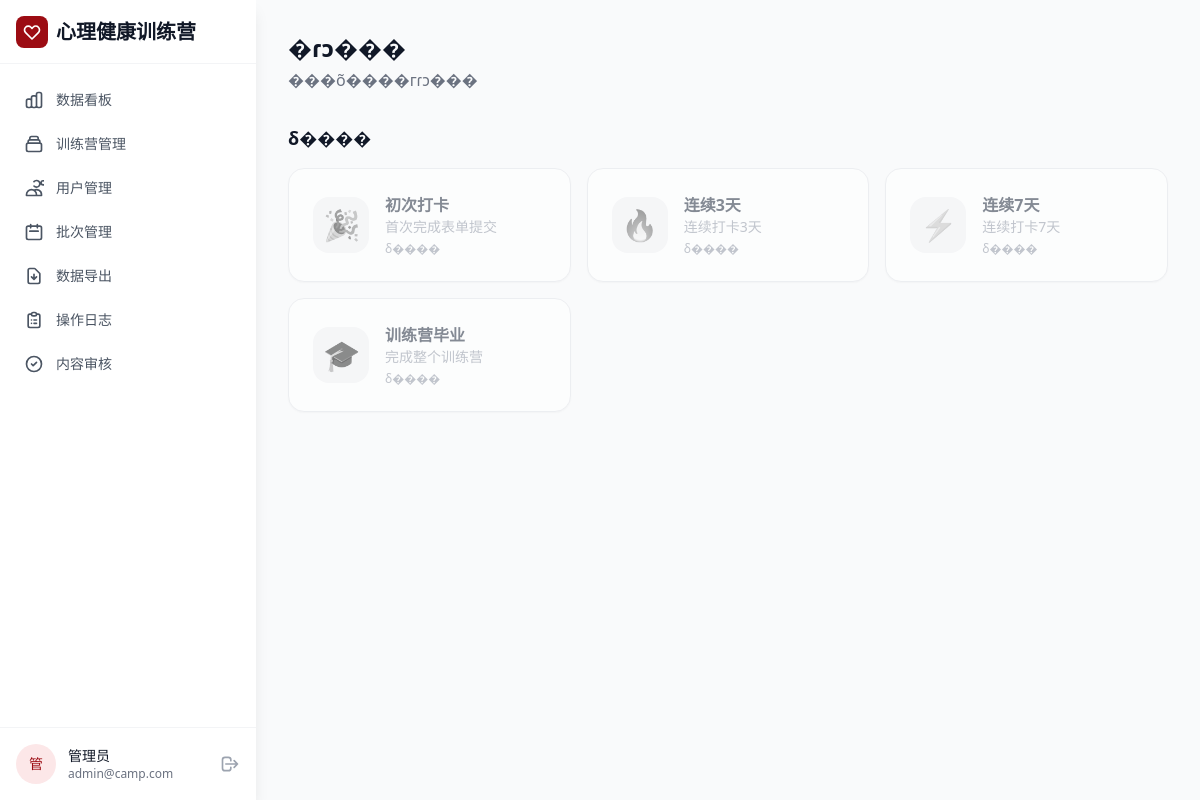
The app's page /user/badges (signed in) with its own data.
### models/user.py (models this page shows)
class User(Base):
    __tablename__ = "users"
    id = Column(Integer, primary_key=True, index=True)
    email = Column(String, unique=True, index=True, nullable=False)
    nickname = Column(String, nullable=False)
    hashed_password = Column(String, nullable=False)
    role = Column(String, default="user", nullable=False)
    notification_enabled = Column(Boolean, default=True)
    student_id = Column(String, nullable=True)
    college = Column(String, nullable=True)
    grade = Column(String, nullable=True)
    last_login = Column(DateTime, nullable=True)
    created_at = Column(DateTime, server_default=func.now())
    specialty = Column(String, nullable=True)  # 专业领域，用于智能分配
    is_active = Column(Boolean, default=True)  # 账户是否启用
    max_concurrent_tasks = Column(Integer, default=10)  # 最大并发任务数

### models/badge.py (models this page shows)
class Badge(Base):
    __tablename__ = "badges"
    id = Column(Integer, primary_key=True, index=True)
    name = Column(String, nullable=False)
    description = Column(Text, default="")
    icon = Column(String, default="🏅")
    criteria = Column(JSON, nullable=False, default=dict)
    created_at = Column(DateTime, server_default=func.now())

### routes/user_routes.py (the view)
@router.get("/badges")
async def badges_page(request: Request, current_user: User = Depends(get_current_user), db: Session = Depends(get_db)):
    all_badges = db.query(Badge).all()
    user_badges = db.query(UserBadge).filter(UserBadge.user_id == current_user.id).all()
    badge_map = {ub.badge_id: ub for ub in user_badges}
    earned = []
    unearned = []
    for b in all_badges:
        if b.id in badge_map:
            earned.append({"badge": b, "user_badge": badge_map[b.id]})
        else:
            unearned.append(b)
    return templates.TemplateResponse("user/badges.html", {
        "request": request, "user": current_user, "app_name": APP_NAME,
        "earned_badges": earned, "unearned_badges": unearned,
    })

### templates/user/badges.html (shortened to what this page needs)
{% extends "base.html" %}
{% block content %}
<div class="fade-in">
    <div class="mb-8">
        <h1 class="text-2xl font-bold text-gray-900">�ɾͻ���</h1>
        <p class="text-gray-500 mt-1">���õ����гɾͻ���</p>
    </div>
    {% if unearned_badges %}
    <div>
        <h2 class="text-lg font-semibold text-gray-900 mb-4">δ����</h2>
        <div class="grid grid-cols-1 sm:grid-cols-2 lg:grid-cols-3 gap-4">
            {% for badge in unearned_badges %}
            <div class="bg-white rounded-2xl shadow-sm p-6 border border-gray-200 opacity-60">
                <div class="flex items-center space-x-4">
                    <div class="w-14 h-14 bg-gray-100 rounded-2xl flex items-center justify-center flex-shrink-0">
                        <span class="text-3xl grayscale">{{ badge.icon }}</span>
                    </div>
                    <div>
                        <h3 class="font-semibold text-gray-700">{{ badge.name }}</h3>
                        <p class="text-sm text-gray-400">{{ badge.description }}</p>
                        <p class="text-xs text-gray-400 mt-1">δ����</p>
                    </div>
                </div>
            </div>
            {% endfor %}
        </div>
    </div>
    {% endif %}
</div>
{% endblock %}

### templates/base.html (shortened to what this page needs)
<!DOCTYPE html>
<html lang="zh-CN">
<head>
    <script src="https://cdn.tailwindcss.com"></script>
</head>
<body class="bg-gray-50 min-h-screen">
    {% if user %}
    <aside id="sidebar" class="fixed left-0 top-0 w-64 h-full bg-white shadow-lg z-50 flex flex-col -translate-x-full md:translate-x-0 transition-transform duration-300">
        <div class="flex items-center h-16 px-4 border-b border-gray-100">
            <a href="/" class="flex items-center space-x-2">
                <div class="w-8 h-8 bg-brand-800 rounded-lg flex items-center justify-center flex-shrink-0">
                    <svg class="w-5 h-5 text-white" fill="none" stroke="currentColor" viewBox="0 0 24 24">
                        <path stroke-linecap="round" stroke-linejoin="round" stroke-width="2" d="M4.318 6.318a4.5 4.5 0 000 6.364L12 20.364l7.682-7.682a4.5 4.5 0 00-6.364-6.364L12 7.636l-1.318-1.318a4.5 4.5 0 00-6.364 0z"></path>
                    </svg>
                </div>
                <span class="text-xl font-bold text-gray-900 whitespace-nowrap">{{ APP_NAME }}</span>
            </a>
        </div>
        <nav class="flex-1 overflow-y-auto py-4">
            <div class="px-3 space-y-1">
                {% if user.role == 'super_admin' %}
                    <a href="/admin/dashboard" class="flex items-center px-3 py-2.5 rounded-lg text-gray-600 hover:text-brand-800 hover:bg-brand-50 transition-colors">
                        <svg class="w-5 h-5 flex-shrink-0" fill="none" stroke="currentColor" viewBox="0 0 24 24">
                            <path stroke-linecap="round" stroke-linejoin="round" stroke-width="2" d="M9 19v-6a2 2 0 00-2-2H5a2 2 0 00-2 2v6a2 2 0 002 2h2a2 2 0 002-2zm0 0V9a2 2 0 012-2h2a2 2 0 012 2v10m-6 0a2 2 0 002 2h2a2 2 0 002-2m0 0V5a2 2 0 012-2h2a2 2 0 012 2v14a2 2 0 01-2 2h-2a2 2 0 01-2-2z"></path>
                        </svg>
                        <span class="ml-3 text-sm font-medium">数据看板</span>
                    </a>
                    <a href="/admin/bootcamps" class="flex items-center px-3 py-2.5 rounded-lg text-gray-600 hover:text-brand-800 hover:bg-brand-50 transition-colors">
                        <svg class="w-5 h-5 flex-shrink-0" fill="none" stroke="currentColor" viewBox="0 0 24 24">
                            <path stroke-linecap="round" stroke-linejoin="round" stroke-width="2" d="M19 11H5m14 0a2 2 0 012 2v6a2 2 0 01-2 2H5a2 2 0 01-2-2v-6a2 2 0 012-2m14 0V9a2 2 0 00-2-2M5 11V9a2 2 0 012-2m0 0V5a2 2 0 012-2h6a2 2 0 012 2v2M7 7h10"></path>
                        </svg>
                        <span class="ml-3 text-sm font-medium">训练营管理</span>
                    </a>
                    <a href="/admin/users" class="flex items-center px-3 py-2.5 rounded-lg text-gray-600 hover:text-brand-800 hover:bg-brand-50 transition-colors">
                        <svg class="w-5 h-5 flex-shrink-0" fill="none" stroke="currentColor" viewBox="0 0 24 24">
                            <path stroke-linecap="round" stroke-linejoin="round" stroke-width="2" d="M12 4.354a4 4 0 110 5.292M15 21H3v-1a6 6 0 0112 0v1zm0 0h6v-1a6 6 0 00-9-5.197m13.5-9a2.5 2.5 0 11-5 0 2.5 2.5 0 015 0z"></path>
                        </svg>
                        <span class="ml-3 text-sm font-medium">用户管理</span>
                    </a>
                    <a href="/admin/batches" class="flex items-center px-3 py-2.5 rounded-lg text-gray-600 hover:text-brand-800 hover:bg-brand-50 transition-colors">
                        <svg class="w-5 h-5 flex-shrink-0" fill="none" stroke="currentColor" viewBox="0 0 24 24">
                            <path stroke-linecap="round" stroke-linejoin="round" stroke-width="2" d="M8 7V3m8 4V3m-9 8h10M5 21h14a2 2 0 002-2V7a2 2 0 00-2-2H5a2 2 0 00-2 2v12a2 2 0 002 2z"></path>
                        </svg>
                        <span class="ml-3 text-sm font-medium">批次管理</span>
                    </a>
                    <a href="/admin/export" class="flex items-center px-3 py-2.5 rounded-lg text-gray-600 hover:text-brand-800 hover:bg-brand-50 transition-colors">
                        <svg class="w-5 h-5 flex-shrink-0" fill="none" stroke="currentColor" viewBox="0 0 24 24">
                            <path stroke-linecap="round" stroke-linejoin="round" stroke-width="2" d="M12 10v6m0 0l-3-3m3 3l3-3m2 8H7a2 2 0 01-2-2V5a2 2 0 012-2h5.586a1 1 0 01.707.293l5.414 5.414a1 1 0 01.293.707V19a2 2 0 01-2 2z"></path>
                        </svg>
                        <span class="ml-3 text-sm font-medium">数据导出</span>
                    </a>
                    <a href="/admin/audit" class="flex items-center px-3 py-2.5 rounded-lg text-gray-600 hover:text-brand-800 hover:bg-brand-50 transition-colors">
                        <svg class="w-5 h-5 flex-shrink-0" fill="none" stroke="currentColor" viewBox="0 0 24 24">
                            <path stroke-linecap="round" stroke-linejoin="round" stroke-width="2" d="M9 5H7a2 2 0 00-2 2v12a2 2 0 002 2h10a2 2 0 002-2V7a2 2 0 00-2-2h-2M9 5a2 2 0 002 2h2a2 2 0 002-2M9 5a2 2 0 012-2h2a2 2 0 012 2m-3 7h3m-3 4h3m-6-4h.01M9 16h.01"></path>
                        </svg>
                        <span class="ml-3 text-sm font-medium">操作日志</span>
                    </a>
                    <a href="/review/pending" class="flex items-center px-3 py-2.5 rounded-lg text-gray-600 hover:text-brand-800 hover:bg-brand-50 transition-colors">
                        <svg class="w-5 h-5 flex-shrink-0" fill="none" stroke="currentColor" viewBox="0 0 24 24">
                            <path stroke-linecap="round" stroke-linejoin="round" stroke-width="2" d="M9 12l2 2 4-4m6 2a9 9 0 11-18 0 9 9 0 0118 0z"></path>
                        </svg>
                        <span class="ml-3 text-sm font-medium">内容审核</span>
                    </a>
                    <div class="border-t border-gray-200 my-2"></div>
                    <p class="px-3 py-2 text-xs font-semibold text-gray-400 uppercase">审核员管理</p>
                    <a href="/super-admin/reviewers" class="flex items-center px-3 py-2.5 rounded-lg text-gray-600 hover:text-brand-800 hover:bg-brand-50 transition-colors">
                        <svg class="w-5 h-5 flex-shrink-0" fill="none" stroke="currentColor" viewBox="0 0 24 24">
                            <path stroke-linecap="round" stroke-linejoin="round" stroke-width="2" d="M17 20h5v-2a3 3 0 00-5.356-1.857M17 20H7m10 0v-2c0-.656-.126-1.283-.356-1.857M7 20H2v-2a3 3 0 015.356-1.857M7 20v-2c0-.656.126-1.283.356-1.857m0 0a5.002 5.002 0 019.288 0M15 7a3 3 0 11-6 0 3 3 0 016 0zm6 3a2 2 0 11-4 0 2 2 0 014 0zM7 10a2 2 0 11-4 0 2 2 0 014 0z"></path>
                        </svg>
                        <span class="ml-3 text-sm font-medium">审核员列表</span>
                    </a>
                    <a href="/super-admin/assignments" class="flex items-center px-3 py-2.5 rounded-lg text-gray-600 hover:text-brand-800 hover:bg-brand-50 transition-colors">
                        <svg class="w-5 h-5 flex-shrink-0" fill="none" stroke="currentColor" viewBox="0 0 24 24">
                            <path stroke-linecap="round" stroke-linejoin="round" stroke-width="2" d="M9 5H7a2 2 0 00-2 2v12a2 2 0 002 2h10a2 2 0 002-2V7a2 2 0 00-2-2h-2M9 5a2 2 0 002 2h2a2 2 0 002-2M9 5a2 2 0 012-2h2a2 2 0 012 2m-6 9l2 2 4-4"></path>
                        </svg>
                        <span class="ml-3 text-sm font-medium">任务分配</span>
                    </a>
                    <a href="/super-admin/review-stats" class="flex items-center px-3 py-2.5 rounded-lg text-gray-600 hover:text-brand-800 hover:bg-brand-50 transition-colors">
                        <svg class="w-5 h-5 flex-shrink-0" fill="none" stroke="currentColor" viewBox="0 0 24 24">
                            <path stroke-linecap="round" stroke-linejoin="round" stroke-width="2" d="M16 8v8m-4-5v5m-4-2v2m-2 4h12a2 2 0 002-2V6a2 2 0 00-2-2H6a2 2 0 00-2 2v12a2 2 0 002 2z"></path>
                        </svg>
                        <span class="ml-3 text-sm font-medium">审核统计</span>
                    </a>
                {% elif user.role == 'admin' %}
                    <a href="/admin/dashboard" class="flex items-center px-3 py-2.5 rounded-lg text-gray-600 hover:text-brand-800 hover:bg-brand-50 transition-colors">
                        <span class="ml-3 text-sm font-medium">数据看板</span>
                    </a>
                    <a href="/admin/bootcamps" class="flex items-center px-3 py-2.5 rounded-lg text-gray-600 hover:text-brand-800 hover:bg-brand-50 transition-colors">
                        <span class="ml-3 text-sm font-medium">训练营管理</span>
                    </a>
                    <a href="/admin/users" class="flex items-center px-3 py-2.5 rounded-lg text-gray-600 hover:text-brand-800 hover:bg-brand-50 transition-colors">
                        <svg class="w-5 h-5 flex-shrink-0" fill="none" stroke="currentColor" viewBox="0 0 24 24">
                            <path stroke-linecap="round" stroke-linejoin="round" stroke-width="2" d="M12 4.354a4 4 0 110 5.292M15 21H3v-1a6 6 0 0112 0v1zm0 0h6v-1a6 6 0 00-9-5.197m13.5-9a2.5 2.5 0 11-5 0 2.5 2.5 0 015 0z"></path>
                        </svg>
                        <span class="ml-3 text-sm font-medium">用户管理</span>
                    </a>
                    <a href="/admin/batches" class="flex items-center px-3 py-2.5 rounded-lg text-gray-600 hover:text-brand-800 hover:bg-brand-50 transition-colors">
                        <svg class="w-5 h-5 flex-shrink-0" fill="none" stroke="currentColor" viewBox="0 0 24 24">
                            <path stroke-linecap="round" stroke-linejoin="round" stroke-width="2" d="M8 7V3m8 4V3m-9 8h10M5 21h14a2 2 0 002-2V7a2 2 0 00-2-2H5a2 2 0 00-2 2v12a2 2 0 002 2z"></path>
                        </svg>
                        <span class="ml-3 text-sm font-medium">批次管理</span>
                    </a>
                    <a href="/admin/export" class="flex items-center px-3 py-2.5 rounded-lg text-gray-600 hover:text-brand-800 hover:bg-brand-50 transition-colors">
                        <svg class="w-5 h-5 flex-shrink-0" fill="none" stroke="currentColor" viewBox="0 0 24 24">
                            <path stroke-linecap="round" stroke-linejoin="round" stroke-width="2" d="M12 10v6m0 0l-3-3m3 3l3-3m2 8H7a2 2 0 01-2-2V5a2 2 0 012-2h5.586a1 1 0 01.707.293l5.414 5.414a1 1 0 01.293.707V19a2 2 0 01-2 2z"></path>
                        </svg>
                        <span class="ml-3 text-sm font-medium">数据导出</span>
                    </a>
                    <a href="/admin/audit" class="flex items-center px-3 py-2.5 rounded-lg text-gray-600 hover:text-brand-800 hover:bg-brand-50 transition-colors">
                        <span class="ml-3 text-sm font-medium">操作日志</span>
                    </a>
                    <a href="/review/pending" class="flex items-center px-3 py-2.5 rounded-lg text-gray-600 hover:text-brand-800 hover:bg-brand-50 transition-colors">
                        <svg class="w-5 h-5 flex-shrink-0" fill="none" stroke="currentColor" viewBox="0 0 24 24">
                            <path stroke-linecap="round" stroke-linejoin="round" stroke-width="2" d="M9 12l2 2 4-4m6 2a9 9 0 11-18 0 9 9 0 0118 0z"></path>
                        </svg>
                        <span class="ml-3 text-sm font-medium">内容审核</span>
                    </a>
                {% endif %}
            </div>
        </nav>
        <div class="border-t border-gray-100 p-4">
            <div class="flex items-center space-x-3">
                <div class="flex-shrink-0 w-10 h-10 bg-brand-100 rounded-full flex items-center justify-center">
                    <span class="text-sm font-medium text-brand-800">{{ user.nickname[0] }}</span>
                </div>
                <div class="flex-1 min-w-0">
                    <p class="text-sm font-medium text-gray-900 truncate">{{ user.nickname }}</p>
                    <p class="text-xs text-gray-500 truncate">{{ user.email }}</p>
                </div>
                <a href="/logout" class="flex-shrink-0 text-gray-400 hover:text-red-500 transition-colors" title="退出">
                    <svg class="w-5 h-5" fill="none" stroke="currentColor" viewBox="0 0 24 24">
                        <path stroke-linecap="round" stroke-linejoin="round" stroke-width="2" d="M17 16l4-4m0 0l-4-4m4 4H7m6 4v1a3 3 0 01-3 3H6a3 3 0 01-3-3V7a3 3 0 013-3h4a3 3 0 013 3v1"></path>
                    </svg>
                </a>
            </div>
        </div>
    </aside>
    <main class="md:ml-64 min-h-screen">
        <div class="p-4 md:p-8 pt-16 md:pt-8">
    {% endif %}
            {% block content %}{% endblock %}
        </div>
    </main>
</body>
</html>

### templates/base.html (style rules this page uses)
.fade-in { animation: fadeIn 0.3s ease-in; }

### records on screen
User: nickname "管", nickname "管理员", email "admin@camp.com"
Badge: icon "🎉", name "初次打卡", description "首次完成表单提交"
Badge: icon "🔥", name "连续3天", description "连续打卡3天"
Badge: icon "⚡", name "连续7天", description "连续打卡7天"
Badge: icon "🎓", name "训练营毕业", description "完成整个训练营"

### other values on screen
{{ APP_NAME }} "心理健康训练营"
